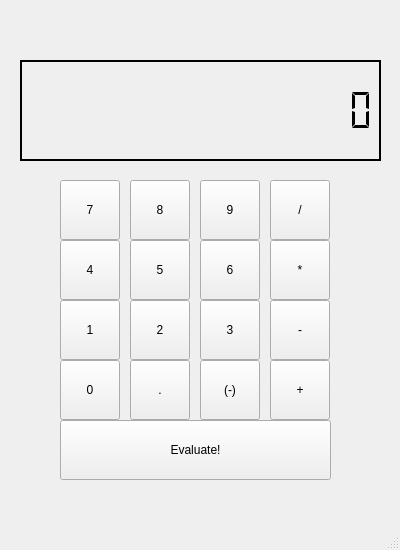
<?xml version="1.0" encoding="UTF-8"?>
<ui version="4.0">
 <class>MainWindow</class>
 <widget class="QMainWindow" name="MainWindow">
  <property name="enabled">
   <bool>true</bool>
  </property>
  <property name="geometry">
   <rect>
    <x>0</x>
    <y>0</y>
    <width>400</width>
    <height>550</height>
   </rect>
  </property>
  <property name="windowTitle">
   <string>MainWindow</string>
  </property>
  <property name="autoFillBackground">
   <bool>true</bool>
  </property>
  <property name="styleSheet">
   <string notr="true"/>
  </property>
  <widget class="QWidget" name="centralwidget">
   <widget class="QPushButton" name="buttonArray_op_eval">
    <property name="geometry">
     <rect>
      <x>60</x>
      <y>420</y>
      <width>271</width>
      <height>60</height>
     </rect>
    </property>
    <property name="text">
     <string>Evaluate!</string>
    </property>
   </widget>
   <widget class="QPushButton" name="buttonArray_no_0">
    <property name="geometry">
     <rect>
      <x>60</x>
      <y>360</y>
      <width>60</width>
      <height>60</height>
     </rect>
    </property>
    <property name="text">
     <string>0</string>
    </property>
   </widget>
   <widget class="QPushButton" name="buttonArray_no_1">
    <property name="geometry">
     <rect>
      <x>60</x>
      <y>300</y>
      <width>60</width>
      <height>60</height>
     </rect>
    </property>
    <property name="text">
     <string>1</string>
    </property>
   </widget>
   <widget class="QPushButton" name="buttonArray_no_4">
    <property name="geometry">
     <rect>
      <x>60</x>
      <y>240</y>
      <width>60</width>
      <height>60</height>
     </rect>
    </property>
    <property name="text">
     <string>4</string>
    </property>
   </widget>
   <widget class="QPushButton" name="buttonArray_no_7">
    <property name="geometry">
     <rect>
      <x>60</x>
      <y>180</y>
      <width>60</width>
      <height>60</height>
     </rect>
    </property>
    <property name="text">
     <string>7</string>
    </property>
   </widget>
   <widget class="QPushButton" name="buttonArray_op_dec">
    <property name="geometry">
     <rect>
      <x>130</x>
      <y>360</y>
      <width>60</width>
      <height>60</height>
     </rect>
    </property>
    <property name="text">
     <string>.</string>
    </property>
   </widget>
   <widget class="QPushButton" name="buttonArray_no_8">
    <property name="geometry">
     <rect>
      <x>130</x>
      <y>180</y>
      <width>60</width>
      <height>60</height>
     </rect>
    </property>
    <property name="text">
     <string>8</string>
    </property>
   </widget>
   <widget class="QPushButton" name="buttonArray_no_5">
    <property name="geometry">
     <rect>
      <x>130</x>
      <y>240</y>
      <width>60</width>
      <height>60</height>
     </rect>
    </property>
    <property name="text">
     <string>5</string>
    </property>
   </widget>
   <widget class="QPushButton" name="buttonArray_no_2">
    <property name="geometry">
     <rect>
      <x>130</x>
      <y>300</y>
      <width>60</width>
      <height>60</height>
     </rect>
    </property>
    <property name="text">
     <string>2</string>
    </property>
   </widget>
   <widget class="QPushButton" name="buttonArray_op_neg">
    <property name="geometry">
     <rect>
      <x>200</x>
      <y>360</y>
      <width>60</width>
      <height>60</height>
     </rect>
    </property>
    <property name="text">
     <string>(-)</string>
    </property>
   </widget>
   <widget class="QPushButton" name="buttonArray_no_9">
    <property name="geometry">
     <rect>
      <x>200</x>
      <y>180</y>
      <width>60</width>
      <height>60</height>
     </rect>
    </property>
    <property name="text">
     <string>9</string>
    </property>
   </widget>
   <widget class="QPushButton" name="buttonArray_no_6">
    <property name="geometry">
     <rect>
      <x>200</x>
      <y>240</y>
      <width>60</width>
      <height>60</height>
     </rect>
    </property>
    <property name="text">
     <string>6</string>
    </property>
   </widget>
   <widget class="QPushButton" name="buttonArray_no_3">
    <property name="geometry">
     <rect>
      <x>200</x>
      <y>300</y>
      <width>60</width>
      <height>60</height>
     </rect>
    </property>
    <property name="text">
     <string>3</string>
    </property>
   </widget>
   <widget class="QPushButton" name="buttonArray_op_add">
    <property name="geometry">
     <rect>
      <x>270</x>
      <y>360</y>
      <width>60</width>
      <height>60</height>
     </rect>
    </property>
    <property name="text">
     <string>+</string>
    </property>
   </widget>
   <widget class="QPushButton" name="buttonArray_op_div">
    <property name="geometry">
     <rect>
      <x>270</x>
      <y>180</y>
      <width>60</width>
      <height>60</height>
     </rect>
    </property>
    <property name="text">
     <string>/</string>
    </property>
   </widget>
   <widget class="QPushButton" name="buttonArray_op_mult">
    <property name="geometry">
     <rect>
      <x>270</x>
      <y>240</y>
      <width>60</width>
      <height>60</height>
     </rect>
    </property>
    <property name="text">
     <string>*</string>
    </property>
   </widget>
   <widget class="QPushButton" name="buttonArray_op_sub">
    <property name="geometry">
     <rect>
      <x>270</x>
      <y>300</y>
      <width>60</width>
      <height>60</height>
     </rect>
    </property>
    <property name="text">
     <string>-</string>
    </property>
   </widget>
   <widget class="QLCDNumber" name="outputDisplay">
    <property name="geometry">
     <rect>
      <x>20</x>
      <y>60</y>
      <width>361</width>
      <height>101</height>
     </rect>
    </property>
    <property name="font">
     <font>
      <pointsize>7</pointsize>
     </font>
    </property>
    <property name="frameShape">
     <enum>QFrame::Box</enum>
    </property>
    <property name="frameShadow">
     <enum>QFrame::Plain</enum>
    </property>
    <property name="lineWidth">
     <number>2</number>
    </property>
    <property name="midLineWidth">
     <number>0</number>
    </property>
    <property name="smallDecimalPoint">
     <bool>true</bool>
    </property>
    <property name="digitCount">
     <number>14</number>
    </property>
    <property name="segmentStyle">
     <enum>QLCDNumber::Flat</enum>
    </property>
   </widget>
  </widget>
  <widget class="QMenuBar" name="menubar">
   <property name="geometry">
    <rect>
     <x>0</x>
     <y>0</y>
     <width>400</width>
     <height>24</height>
    </rect>
   </property>
  </widget>
  <widget class="QStatusBar" name="statusbar"/>
 </widget>
 <resources>
  <include location="assets/fonts/fonts.qrc"/>
 </resources>
 <connections/>
</ui>
